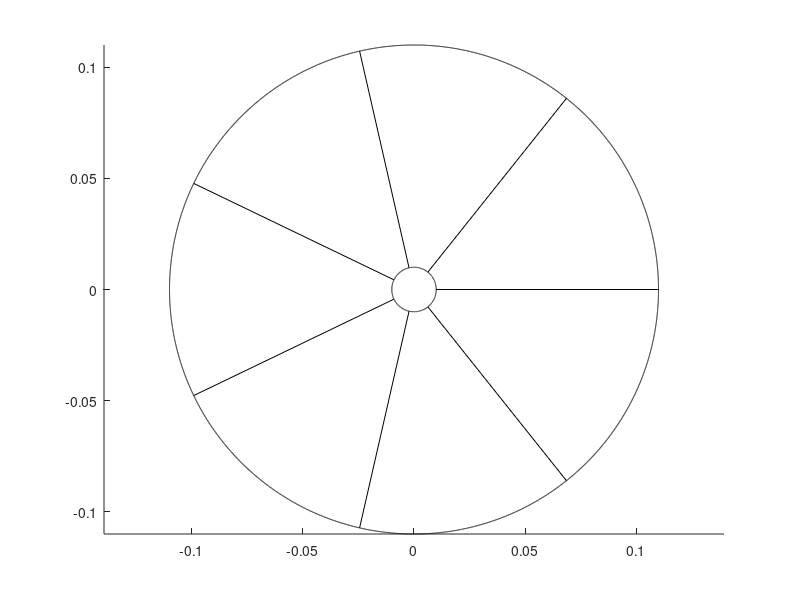

Write the MATLAB code that produced this figure. (Note: this script raises an error after producing the figure.)
dx=0.1;
dy=dx;
a=2;
ri=0.01;
ro=0.01+1*dx;
dh=dx/ro;
dh=2*pi/round(2*pi/dh);
r=[ri:dx:ro];
h=[0:dh:2*pi];
f=[0:0.001:2*pi];
z = [-2.5*a:dx:2.5*a];
n=5*a/dx;
q=ones(n);
c = n/2+0.5;
for i = 1:n
        for j = 1:n
            x = (i-c)*dx;
            y = (c-j)*dy;
            if x^2+y^2 < ri^2
                q(j,i)=0;
            elseif x==0
                l=min([y-ri y-(-ri)]);
                if l <= 1.25*dx
                    q(j,i)=0;
                end
            else
                xi=sqrt(ri^2/(1+(y/x)^2));
                yi=y/x*xi;
                l=min([sqrt((y-yi)^2+(x-xi)^2) sqrt((y+yi)^2+(x+xi)^2)]);
                if l <= 1.25*dx
                    q(j,i)=0;
                end
            end
                
        end
end



figure (1);
hold on
axis equal
for i = 1:length(r)
    plot(r(i)*cos(f),r(i)*sin(f),'k');
end

for i = 1:length(h)
    plot([ri ro]*cos(h(i)),[ri ro]*sin(h(i)),'k');
end

% for i = 1:n
%     [M,I] = min(q(i,:));
%     if i <= n/2
%         if M == 0
%             plot([-2.5*a (I-c)*dx-0.5*dx], z(i+1)*ones(2,1),'k');
%             plot([-(I-c)*dx+0.5*dx 2.5*a], z(i+1)*ones(2,1),'k');
%         else
%             plot([-2.5*a 2.5*a], z(i+1)*ones(2,1),'k');
%         end
%     else
%         if M == 0
%             plot([-2.5*a (I-c)*dx-0.5*dx], z(i)*ones(2,1),'k');
%             plot([-(I-c)*dx+0.5*dx 2.5*a], z(i)*ones(2,1),'k');
%         else
%             plot([-2.5*a 2.5*a], z(i)*ones(2,1),'k');
%         end
%     end
%     [M,I] = min(q(:,i));
%     if i <= n/2
%         if M == 0
%             plot(z(i+1)*ones(2,1), [+2.5*a (c-I)*dy+0.5*dy],'k');
%             plot(z(i+1)*ones(2,1), [-2.5*a -(c-I)*dy-0.5*dy],'k');
%         else
%             plot(z(i+1)*ones(2,1), [-2.5*a 2.5*a],'k');
%         end 
%     else
%          if M == 0
%             plot(z(i)*ones(2,1), [+2.5*a (c-I)*dy+0.5*dy],'k');
%             plot(z(i)*ones(2,1), [-2.5*a -(c-I)*dy-0.5*dy],'k');
%         else
%             plot(z(i)*ones(2,1), [-2.5*a 2.5*a],'k');
%         end 
%     end 
% end
% plot([-2.5*a 2.5*a], -2.5*a*ones(2,1),'k');
% plot([-2.5*a 2.5*a], 2.5*a*ones(2,1),'k');
% plot(-2.5*a*ones(2,1), [-2.5*a 2.5*a],'k');
% plot(2.5*a*ones(2,1), [-2.5*a 2.5*a],'k');

hold off

figure (2)
gridplot(q)



    



